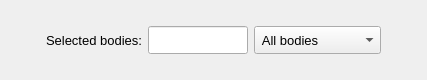
       <widget class="QFrame" name="frame_6">
        <property name="minimumSize">
         <size>
          <width>400</width>
          <height>40</height>
         </size>
        </property>
        <property name="maximumSize">
         <size>
          <width>16777215</width>
          <height>80</height>
         </size>
        </property>
        <property name="frameShape">
         <enum>QFrame::NoFrame</enum>
        </property>
        <property name="frameShadow">
         <enum>QFrame::Raised</enum>
        </property>
        <property name="lineWidth">
         <number>1</number>
        </property>
        <layout class="QGridLayout" name="gridLayout_8">
         <property name="leftMargin">
          <number>6</number>
         </property>
         <property name="topMargin">
          <number>6</number>
         </property>
         <property name="rightMargin">
          <number>6</number>
         </property>
         <property name="bottomMargin">
          <number>6</number>
         </property>
         <item row="0" column="3">
          <widget class="QComboBox" name="comboBox_attribution_type">
           <property name="minimumSize">
            <size>
             <width>0</width>
             <height>28</height>
            </size>
           </property>
           <property name="maximumSize">
            <size>
             <width>16777215</width>
             <height>28</height>
            </size>
           </property>
           <property name="font">
            <font>
             <pointsize>10</pointsize>
            </font>
           </property>
           <item>
            <property name="text">
             <string> All bodies</string>
            </property>
           </item>
           <item>
            <property name="text">
             <string> Selected bodies</string>
            </property>
           </item>
          </widget>
         </item>
         <item row="0" column="4">
          <spacer name="horizontalSpacer_6">
           <property name="orientation">
            <enum>Qt::Horizontal</enum>
           </property>
           <property name="sizeHint" stdset="0">
            <size>
             <width>40</width>
             <height>20</height>
            </size>
           </property>
          </spacer>
         </item>
         <item row="0" column="0">
          <spacer name="horizontalSpacer_7">
           <property name="orientation">
            <enum>Qt::Horizontal</enum>
           </property>
           <property name="sizeHint" stdset="0">
            <size>
             <width>40</width>
             <height>20</height>
            </size>
           </property>
          </spacer>
         </item>
         <item row="0" column="1">
          <widget class="QLabel" name="label_12">
           <property name="minimumSize">
            <size>
             <width>0</width>
             <height>28</height>
            </size>
           </property>
           <property name="maximumSize">
            <size>
             <width>120</width>
             <height>28</height>
            </size>
           </property>
           <property name="font">
            <font>
             <family>MS Shell Dlg 2</family>
             <pointsize>10</pointsize>
             <weight>50</weight>
             <bold>false</bold>
            </font>
           </property>
           <property name="text">
            <string>Selected bodies:</string>
           </property>
           <property name="textFormat">
            <enum>Qt::AutoText</enum>
           </property>
           <property name="alignment">
            <set>Qt::AlignRight|Qt::AlignTrailing|Qt::AlignVCenter</set>
           </property>
          </widget>
         </item>
         <item row="0" column="2">
          <widget class="QLineEdit" name="lineEdit_selection_id">
           <property name="enabled">
            <bool>true</bool>
           </property>
           <property name="minimumSize">
            <size>
             <width>100</width>
             <height>28</height>
            </size>
           </property>
           <property name="maximumSize">
            <size>
             <width>100</width>
             <height>28</height>
            </size>
           </property>
           <property name="font">
            <font>
             <pointsize>10</pointsize>
            </font>
           </property>
           <property name="focusPolicy">
            <enum>Qt::ClickFocus</enum>
           </property>
           <property name="text">
            <string/>
           </property>
           <property name="alignment">
            <set>Qt::AlignCenter</set>
           </property>
          </widget>
         </item>
        </layout>
       </widget>
